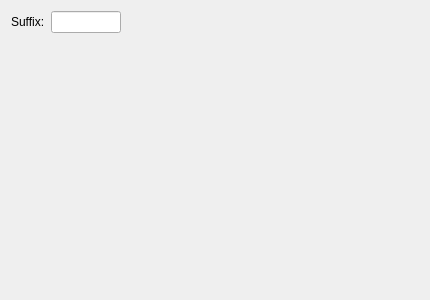
<?xml version="1.0" encoding="UTF-8"?>
<ui version="4.0">
 <class>WAVEWidgetUI</class>
 <widget class="QWidget" name="WAVEWidgetUI">
  <property name="geometry">
   <rect>
    <x>0</x>
    <y>0</y>
    <width>430</width>
    <height>300</height>
   </rect>
  </property>
  <property name="minimumSize">
   <size>
    <width>430</width>
    <height>300</height>
   </size>
  </property>
  <layout class="QGridLayout" name="gridLayout">
   <item row="0" column="0">
    <layout class="QHBoxLayout" name="horizontalLayout">
     <item>
      <widget class="QLabel" name="label_suffix">
       <property name="sizePolicy">
        <sizepolicy hsizetype="Preferred" vsizetype="Fixed">
         <horstretch>0</horstretch>
         <verstretch>0</verstretch>
        </sizepolicy>
       </property>
       <property name="text">
        <string>Suffix:</string>
       </property>
      </widget>
     </item>
     <item>
      <widget class="QLineEdit" name="qlineedit_suffix">
       <property name="sizePolicy">
        <sizepolicy hsizetype="Fixed" vsizetype="Fixed">
         <horstretch>30</horstretch>
         <verstretch>0</verstretch>
        </sizepolicy>
       </property>
       <property name="maximumSize">
        <size>
         <width>70</width>
         <height>16777215</height>
        </size>
       </property>
      </widget>
     </item>
     <item>
      <spacer name="horizontalSpacer">
       <property name="orientation">
        <enum>Qt::Horizontal</enum>
       </property>
       <property name="sizeHint" stdset="0">
        <size>
         <width>40</width>
         <height>20</height>
        </size>
       </property>
      </spacer>
     </item>
    </layout>
   </item>
   <item row="1" column="0">
    <spacer name="verticalSpacer">
     <property name="orientation">
      <enum>Qt::Vertical</enum>
     </property>
     <property name="sizeHint" stdset="0">
      <size>
       <width>20</width>
       <height>2</height>
      </size>
     </property>
    </spacer>
   </item>
  </layout>
 </widget>
 <resources/>
 <connections/>
</ui>
